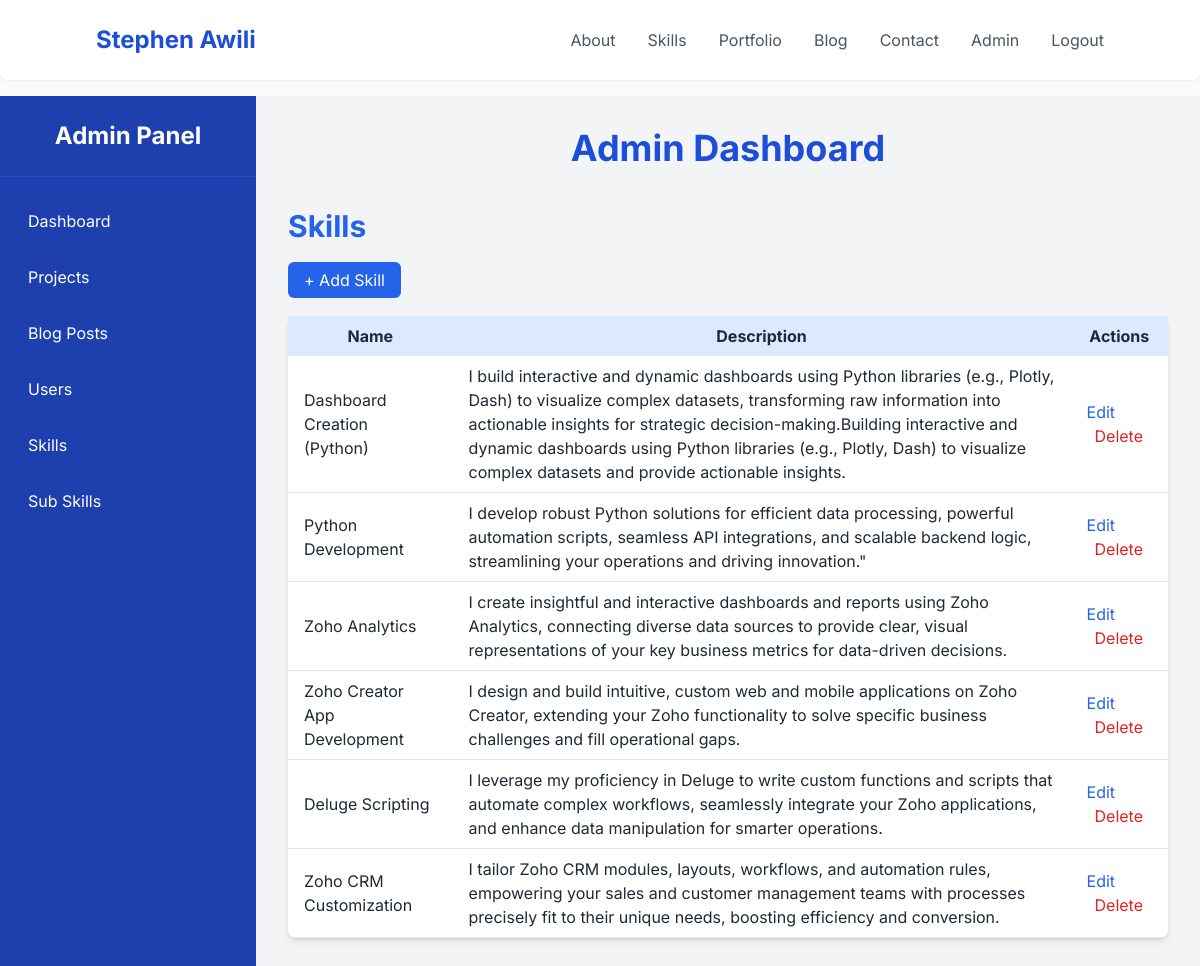
/admin/skills (signed in), run on the app's committed database.
### model.py (models this page shows, shortened)
class Skill(db.Model):
    id = db.Column(db.Integer, primary_key=True)
    name = db.Column(db.String(50), unique=True, nullable=False)
    description = db.Column(db.String(200), nullable=True)
    subskills = db.relationship('SubSkill', backref='skill', lazy=True)

### app.py (the view)
@app.route('/admin/skills')
@login_required
def manage_skills():
    form = SkillForm()
    skills = Skill.query.order_by(Skill.id.desc()).all()  # <-- Add this
    return render_template('admin/manage_skills.html',
                           title='Skills',
                           skills=skills,
                           form=form)

### app.py (called while the page is built)
@login_manager.user_loader
def load_user(user_id):
    return db.session.get(User, int(user_id))

### templates/admin/manage_skills.html
{% extends "admin/admin.html" %}
{% block admin_content %}
<div class="max-w-5xl mx-auto mt-10">
    <h1 class="text-3xl font-bold text-blue-600 mb-6">Skills</h1>
    <a href="{{ url_for('add_skill') }}" class="bg-blue-600 text-white px-4 py-2 rounded-md">+ Add Skill</a>
    <table class="w-full mt-6 bg-white shadow-md rounded-lg">
        <thead class="bg-blue-100">
            <tr>
                <th class="py-2 px-4">Name</th>
                <th class="py-2 px-4">Description</th>
                <th class="py-2 px-4">Actions</th>
            </tr>
        </thead>
        <tbody>
            {% for skill in skills %}
            <tr class="border-b">
                <td class="py-2 px-4">{{ skill.name }}</td>
                <td class="py-2 px-4">{{ skill.description }}</td>
                <td class="py-2 px-4 space-x-2">
                    <a href="{{ url_for('edit_skill', skill_id=skill.id) }}" class="text-blue-600">Edit</a>
                    <a href="{{ url_for('delete_skill', skill_id=skill.id) }}" class="text-red-600">Delete</a>
                </td>
            </tr>
            {% endfor %}
        </tbody>
    </table>
</div>
{% endblock %}

### templates/admin/admin.html (shortened to what this page needs)
{% extends "base.html" %}
{% block content %}
<div class="flex min-h-screen bg-gray-100">
    <aside class="w-64 bg-blue-800 text-white flex flex-col">
        <div class="p-6 text-center border-b border-blue-700">
            <h1 class="text-2xl font-bold">Admin Panel</h1>
        </div>
        <nav class="flex-1 px-4 py-6 space-y-4">
            <a href="{{ url_for('dashboard.admin_dashboard') }}" class="block px-3 py-2 rounded-md hover:bg-blue-700 transition">
                Dashboard
            </a>
            <a href="{{ url_for('manage_projects') }}" class="block px-3 py-2 rounded-md hover:bg-blue-700 transition">
                Projects
            </a>
            <a href="{{ url_for('manage_blog') }}" class="block px-3 py-2 rounded-md hover:bg-blue-700 transition">
                Blog Posts
            </a>
            <a href="{{ url_for('manage_users') }}" class="block px-3 py-2 rounded-md hover:bg-blue-700 transition">
                Users
            </a>
            <a href="{{ url_for('manage_skills') }}" class="block px-3 py-2 rounded-md hover:bg-blue-700 transition">
                Skills
            </a>
            <a href="{{ url_for('manage_subskills') }}" class="block px-3 py-2 rounded-md hover:bg-blue-700 transition">
                Sub Skills
            </a>
        </nav>
    </aside>
    <main class="flex-1 p-8 overflow-y-auto">
        <h1 class="text-4xl font-bold text-blue-700 mb-10 text-center">Admin Dashboard</h1>
            {% block admin_content %}
            {% endblock %}
    </main>
</div>
{% endblock %}

### templates/base.html (shortened to what this page needs)
<!DOCTYPE html>
<html lang="en">
<head>
    <script src="https://cdn.tailwindcss.com"></script>
    <link rel="stylesheet" href="https://cdnjs.cloudflare.com/ajax/libs/font-awesome/6.5.2/css/all.min.css" />
</head>
<body class="text-gray-800">
    <nav class="bg-white shadow-sm p-4 sticky top-0 z-50 rounded-b-lg">
        <div class="container mx-auto flex justify-between items-center">
            <a href="{{ url_for('home') }}" class="text-2xl font-bold text-blue-700 rounded-md p-2 hover:bg-blue-50 transition-colors">
                Stephen Awili
            </a>
            <div id="desktop-menu" class="hidden md:flex space-x-4">
                <a href="{{ url_for('home') }}#about" class="nav-link text-gray-600 hover:text-blue-700 transition-colors p-2 rounded-md hover:bg-blue-50">About</a>
                <a href="{{ url_for('home') }}#skills" class="nav-link text-gray-600 hover:text-blue-700 transition-colors p-2 rounded-md hover:bg-blue-50">Skills</a>
                <a href="{{ url_for('portfolio') }}" class="nav-link text-gray-600 hover:text-blue-700 transition-colors p-2 rounded-md hover:bg-blue-50">Portfolio</a>
                <a href="{{ url_for('blog') }}" class="nav-link text-gray-600 hover:text-blue-700 transition-colors p-2 rounded-md hover:bg-blue-50">Blog</a>
                <a href="{{ url_for('home') }}#contact" class="nav-link text-gray-600 hover:text-blue-700 transition-colors p-2 rounded-md hover:bg-blue-50">Contact</a>
                {% if current_user.is_authenticated %}
                <a href="{{ url_for('dashboard.admin_dashboard') }}" class="nav-link text-gray-600 hover:text-blue-700 transition-colors p-2 rounded-md hover:bg-blue-50">Admin</a>
                <a href="{{ url_for('logout') }}" class="nav-link text-gray-600 hover:text-blue-700 transition-colors p-2 rounded-md hover:bg-blue-50">Logout</a>
                {% endif %}
            </div>
        </div>
    </nav>
    {% block content %}{% endblock %}
    <br />
</body>
</html>

### templates/base.html (style rules this page uses)
body { font-family: 'Inter', sans-serif; scroll-behavior: smooth; background-color: #f8fafc; }

### data on the page
Skill: name "Dashboard Creation (Python)", description "I build interactive and dynamic dashboards using Python libraries (e.g., Plotly, Dash) to visualize complex datasets, transforming raw information into actionable insights for strategic decision-making.Building interactive and dynamic dashboards using Python libraries (e.g., Plotly, Dash) to visualize complex datasets and provide actionable insights."
Skill: name "Python Development", description "I develop robust Python solutions for efficient data processing, powerful automation scripts, seamless API integrations, and scalable backend logic, streamlining your operations and driving innovation.\""
Skill: name "Zoho Analytics", description "I create insightful and interactive dashboards and reports using Zoho Analytics, connecting diverse data sources to provide clear, visual representations of your key business metrics for data-driven decisions."
Skill: name "Zoho Creator App Development", description "I design and build intuitive, custom web and mobile applications on Zoho Creator, extending your Zoho functionality to solve specific business challenges and fill operational gaps."
Skill: name "Deluge Scripting", description "I leverage my proficiency in Deluge to write custom functions and scripts that automate complex workflows, seamlessly integrate your Zoho applications, and enhance data manipulation for smarter operations."
Skill: name "Zoho CRM Customization", description "I tailor Zoho CRM modules, layouts, workflows, and automation rules, empowering your sales and customer management teams with processes precisely fit to their unique needs, boosting efficiency and conversion."
